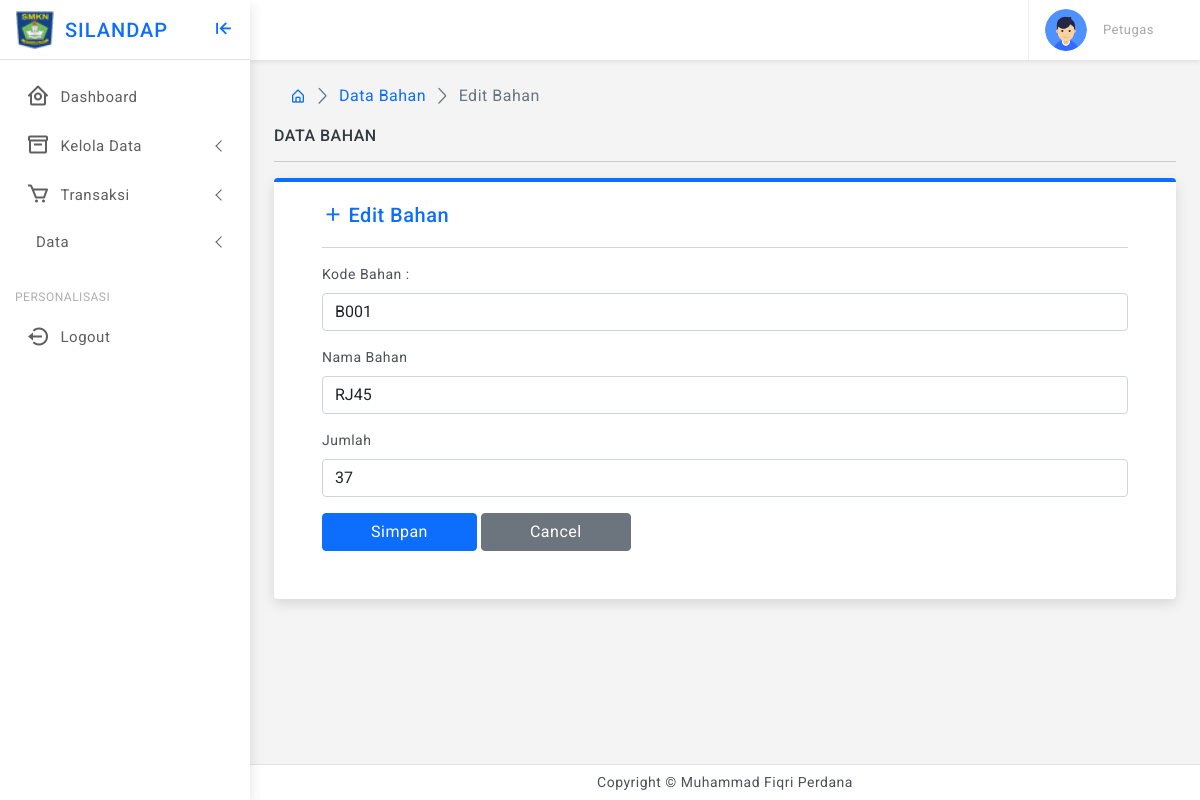
The page /sadmin/bahan-edit.php?id=5 on the database its author committed.
### tables this page shows
CREATE TABLE `tbl_barang` (
  `id_barang` int(11) NOT NULL,
  `kode_barang` varchar(50) NOT NULL,
  `nama_barang` varchar(100) NOT NULL,
  `kategori` varchar(25) NOT NULL,
  `kondisi` varchar(25) NOT NULL,
  `stok` int(11) NOT NULL,
  `foto` varchar(255) NOT NULL,
  `kepemilikan` varchar(100) NOT NULL
);

### sadmin/bahan-edit.php (the view, shortened to what this page needs)
<?php
include "../koneksi.php";
$id_bahan = $_GET['id'];
$query_bahan = "SELECT * FROM tbl_barang WHERE id_barang = '$id_bahan'";
$result_bahan = mysqli_query($conn, $query_bahan);
$row_bahan = mysqli_fetch_assoc($result_bahan);
?>
<!doctype html>
<html lang="en" class="">
<head>
    <link href="../assets/plugins/simplebar/css/simplebar.css" rel="stylesheet" />
    <link href="../assets/plugins/perfect-scrollbar/css/perfect-scrollbar.css" rel="stylesheet" />
    <link href="../assets/plugins/metismenu/css/metisMenu.min.css" rel="stylesheet" />
    <link href="../assets/css/pace.min.css" rel="stylesheet" />
    <link href="../assets/css/bootstrap.min.css" rel="stylesheet">
    <link href="../assets/css/app.css" rel="stylesheet">
    <link href="../assets/css/icons.css" rel="stylesheet">
    <link rel="stylesheet" href="../assets/css/dark-theme.css" />
    <link rel="stylesheet" href="../assets/css/semi-dark.css" />
    <link rel="stylesheet" href="../assets/css/header-colors.css" />
</head>
<body>
    <div class="wrapper">
        <?php include "theme-sidebar.php" ?>
        <?php include "theme-header.php" ?>
        <div class="page-wrapper">
            <div class="page-content">
                <div class="page-breadcrumb d-none d-sm-flex align-items-center mb-3">
                    <div class="ps-3">
                        <nav aria-label="breadcrumb">
                            <ol class="breadcrumb mb-0 p-0">
                                <li class="breadcrumb-item"><a href="index.php"><i class="bx bx-home-alt"></i></a></li>
                                <li class="breadcrumb-item"><a href="bahan.php">Data Bahan</a></li>
                                <li class="breadcrumb-item active" aria-current="page">Edit Bahan</li>
                            </ol>
                        </nav>
                    </div>
                </div>
                <div class="row">
                    <div class="col-xl-12 mx-auto">
                        <h6 class="mb-0 text-uppercase">Data Bahan</h6>
                        <hr />
                        <div class="card border-top border-0 border-4 border-primary">
                            <div class="card-body px-5 pb-5">
                                <div class="card-title d-flex align-items-center">
                                    <div><i class="bx bx-plus me-1 font-22 text-primary"></i>
                                    </div>
                                    <h5 class="mb-0 text-primary">Edit Bahan</h5>
                                </div>
                                <hr>
                                <form class="row g-3" method="POST" target="">
                                    <div class="col-12">
                                        <label for="kode_barang" class="form-label">Kode Bahan :</label>
                                        <input type="text" class="form-control" name="kode_barang" id="kode_barang" value="<?php echo $row_bahan["kode_barang"] ?>" placeholder="Kode Barang" required>
                                    </div>
                                    <div class="col-12">
                                        <label for="nama_barang" class="form-label">Nama Bahan</label>
                                        <input type="text" class="form-control" name="nama_barang" id="nama_barang" value="<?php echo $row_bahan["nama_barang"] ?>" placeholder="Nama Bahan" required>
                                    </div>
                                    <div class="col-12">
                                        <label for="jumlah" class="form-label">Jumlah</label>
                                        <input type="text" class="form-control" name="jumlah" id="jumlah" value="<?php echo $row_bahan["stok"] ?>" placeholder="Jumlah" required>
                                    </div>
                                    <div class="col-12">
                                        <button type="submit" class="btn btn-primary px-5" name="submit">Simpan</button>
                                        <button type="button" class="btn btn-secondary px-5" onclick="self.history.back()">Cancel</button>
                                    </div>
                                </form>
                            </div>
                        </div>
                    </div>
                </div>
            </div>
        </div>
        <?php include "theme-footer.php" ?>
</body>
</html>

### assets/css/app.css (style rules this page uses)
body { font-size: 14px; color: #4c5258; letter-spacing: 0.5px; background-color: #f4f4f4; font-family: 'Roboto', sans-serif; }
a { text-decoration: none; }
.wrapper { width: 100%; position: relative; }
.page-wrapper { height: 100%; margin-top: 60px; margin-bottom: 30px; margin-left: 250px; }
.page-content { padding: 1.5rem; }
.page-breadcrumb .breadcrumb li.breadcrumb-item { font-size: 16px; }
.page-breadcrumb .breadcrumb-item+.breadcrumb-item::before { display: inline-block; padding-right: .5rem; color: #6c757d; font-family: 'LineIcons'; content: "\ea5c"; }
.font-22 { font-size: 22px; }
input::placeholder { color: #000 !important; opacity: .3 !important }

### rows shown on the page
tbl_barang: kode_barang "B001", nama_barang "RJ45", jumlah "37"
